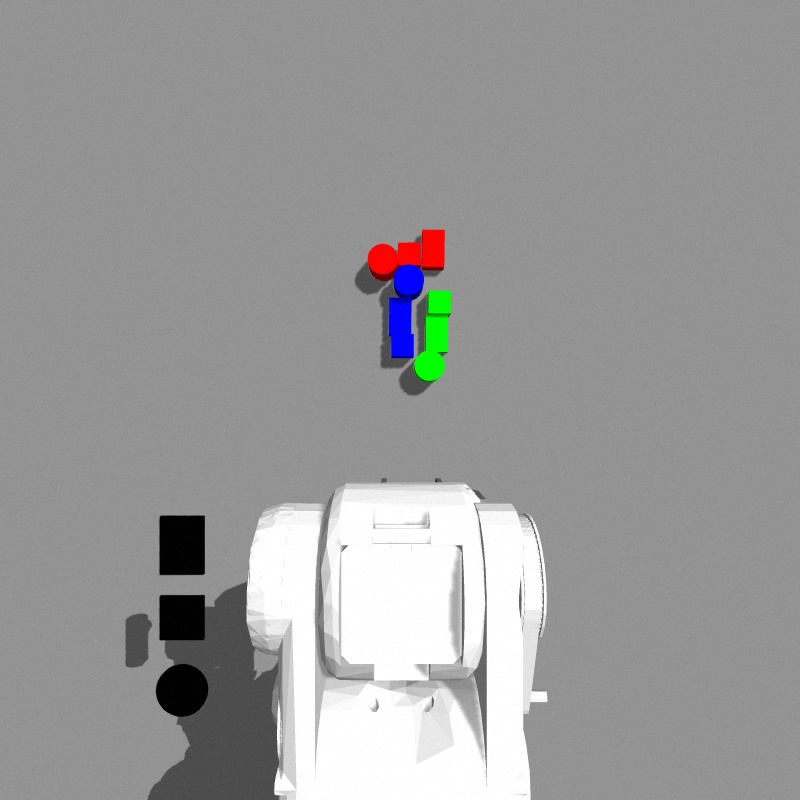
#> input picture probot_demo/image/image_126.jpg, 800 x 800 px, found by its file name
$ python findObject_20.4.1.py   (older library calls are emulated)
#> lines starting #> are read from the running program, lines starting #| are printed output that depends on the picture; after the words box and inside, x2 and y2 are one past the last pixel; in counts of white or black regions, pixels touching at a corner belong together
# -*- coding=utf-8 -*-

import cv2
import numpy as np
import math
import copy
import time


def image_thresh(img):
    """
    将图像二值化，并适当去噪
    """
    ret, thresh = cv2.threshold(img,0,255,cv2.THRESH_BINARY+cv2.THRESH_OTSU)
    # cv2.imshow('thresh', thresh)
    # noise removal
    kernel = np.ones((3,3),np.uint8)
    opening = cv2.morphologyEx(thresh,cv2.MORPH_OPEN,kernel, iterations = 2)
    # cv2.imshow('opening', opening)
    return opening


# [9 lines left out: function get_center, not called in this run]


def tri_point_order(pt1, pt0, pt2):
    vec1 = (pt1[0]-pt0[0], pt1[1]-pt0[1])
    vec2 = (pt2[0]-pt0[0], pt2[1]-pt0[1])
    ans = vec1[0]*vec2[1] - vec1[1]*vec2[0]
    # [6 lines of commented-out code are left out]
    return ans


def calc_distance(pt1, pt2):
    x = pt1[0] - pt2[0]
    y = pt1[1] - pt2[1]
    return math.sqrt(x*x + y*y)


def find_near(contour, a, pts):
    """
    输入一个轮廓，在pts（索引）集合中找到轮廓上离a点（索引）最近的点（索引）
    返回值： pts中离a最近的点（索引）
    """
    this_cnt = tuple(contour[a][0])
    near = -1
    min_dis = float("inf")
    for pt in pts:
        next_cnt = tuple(contour[pt][0])
        distance = calc_distance(this_cnt, next_cnt)
        if distance < min_dis:
            near = pt
            min_dis = distance
    return near


def area_ratio(area1, area2):
    return float(area1) / area2


class findObject:
    """
    一个基于2d轮廓的实例分割
    """
    def __init__(self, image):
        self.img = image  # 原图像
        self.bgr = self.get_BGR_img()  # 得到特定颜色的图像
        self.res_id = 1

    def get_BGR_img(self):
        """
        get b g r color region in image
        """
        img = self.img.copy()
        # Convert BGR to HSV
        hsv = cv2.cvtColor(img, cv2.COLOR_BGR2HSV)
        # define range of BGR color in HSV
        threshold_blue = np.array([[100,43,46], [124,255,255]])
        threshold_green = np.array([[35,43,46], [77,255,255]])
        threshold_red1 = np.array([[0,43,46], [10,255,255]])
        threshold_red2 = np.array([[156,43,46], [180,255,255]])
        # Threshold the HSV image to get only BGR colors
        mask_blue = cv2.inRange(hsv, threshold_blue[0], threshold_blue[1])
        mask_green = cv2.inRange(hsv, threshold_green[0], threshold_green[1])
        mask_red1 = cv2.inRange(hsv, threshold_red1[0], threshold_red1[1])
        mask_red2 = cv2.inRange(hsv, threshold_red2[0], threshold_red2[1])
        mask_red = mask_red1 | mask_red2
        # Bitwise-AND mask and original image
        self.blue = cv2.bitwise_and(img, img, mask=mask_blue)
        self.green = cv2.bitwise_and(img, img, mask=mask_green)
        self.red = cv2.bitwise_and(img, img, mask=mask_red)
        # 返回 bgr 三通道的分量合成的图片
        return np.stack((self.blue[:, :, 0], self.green[:, :, 1], self.red[:, :, 2]), axis=2)

    def draw_contours(self):
        # 绘制轮廓
        res = self.img.copy()  # drawContours 会将轮廓画在输入的图像
        for _, cnts in self.contours.items():
            for i in range(len(cnts)):
                res = cv2.drawContours(res, [cnts[i]], 0, (125, (125+50*i)%255, (125+50*i)%255), 2)
        return res

    def find_contours(self, gray):
        # 二值化
        mask = image_thresh(gray)
        # 查找轮廓
        mask = mask.astype(np.uint8)  # findContours 输入为单通道图像，类型为uint8
        # 在此轮廓不简化，不用 CHAIN_APPROX_SIMPLE
        _, contours, _ = cv2.findContours(mask, cv2.RETR_EXTERNAL, cv2.CHAIN_APPROX_NONE)
        # print('contours', len(contours))
        return contours

    # [8 lines left out: function draw_concave, not called in this run]

    def find_concave(self, contour):
        """
        找轮廓的凹陷之处，返回轮廓索引
        """
        flag = False  # 连续凹陷标志
        step = 1  # 距离阈值，相距多远不能有两个凹点
        idx = []
        order_last = 0
        for i in range(0, len(contour)-5, 2):
            # print(contour[i][0], contour[i+1][0], contour[i+2][0])
            order = tri_point_order(contour[i-3][0], contour[i][0], contour[i+3][0])
            # print('order', order)
            if order < -3:  # 凹陷点
                if flag == False:
                    flag = True
                    idx.append(i)
                    step = 1
                else:
                    if order < order_last: # 更凹的点
                        idx.pop()
                        idx.append(i)
                        step = 1
            elif order > 0:
                step -= 1
                if step <= 0:
                    flag = False
            else:
                step -= 1
            order_last = order
        return idx

    # [11 lines left out: function draw_convex, not called in this run]

    def find_convex(self, contour):
        """
        找到凸边
        """
        hull = cv2.convexHull(contour, clockwise=True, returnPoints=False) # 找到凸包
        # print(hull)
        defects = cv2.convexityDefects(contour, hull)  # 找到凸缺陷
        # print(defects)
        # 找到凹陷的位置
        convex_point = defects[defects[:, :, 3] > 300]  # 凹陷的阈值 P > 400, N < 222
        # print(convex_point)
        # 将 convex_point 排序 方便后面使用
        convex_point = sorted(convex_point, key=lambda point:point[0],reverse=False)
        convex_point = [x.tolist() for x in convex_point]
        return convex_point

    def cut_cnt(self, contour, idx):
        """
        将轮廓按照idx一分为二，返回两条轮廓
        """
        idx.sort() # 排序，从小到大
        cnt1_1 = contour[0:idx[0]]
        cnt1_2 = contour[idx[1]:(len(contour)-1)]
        cnt1 = np.vstack((cnt1_1,cnt1_2))  # 第一条轮廓
        cnt2 = contour[idx[0]:idx[1]]  # 第二条轮廓
        return cnt1, cnt2

    def contour_optimization(self, gray, contours):
        """
        输入: 查找轮廓的灰度图和轮廓
        判断每一条轮廓是否为凸，若是，则不处理；
        否则，将轮廓从凹陷处切开，处理为凸轮廓。
        输出: 轮廓
        """
        # print('contours', len(contours))
        # print(contours)
        cnts = []
        res = self.img.copy()
        res = cv2.drawContours(res, contours, -1, (255, 255, 255), 2)
        for contour in contours:  # 遍历轮廓
            # print('contour', contour)
            # print('contour',contour.shape[0])
            hull = cv2.convexHull(contour)  # 求得凸包轮廓
            # print(hull)
            # 求得轮廓面积和凸包面积的比值，以此来判断是否有挨在一起的物体
            solidity = area_ratio(cv2.contourArea(contour), cv2.contourArea(hull))
            print('solidity', solidity)

            if solidity < 0.92:  # 判断轮廓是否为凸, 轮廓面积与凸包面积之比  P > 0.94, N < 0.9
                idx = self.find_concave(contour)  # 找到凹陷处
                # print('idx', idx)
                # # 画出凹陷点
                # res = self.draw_concave(res, map(lambda i:tuple(contour[i][0]), idx))
                # cv2.imshow('res_{}'.format(self.res_id), res)
                if len(idx) <= 1:  # 只有一个点
                    cnts.append(contour)
                    continue
                elif len(idx) == 2:  # 只有两个凹陷点 则将两个点连接起来将轮廓分为两个
                    cnt1, cnt2 = self.cut_cnt(contour, idx) # 将轮廓从凸缺陷处截为两半
                    cnts.append(cnt1)
                    cnts.append(cnt2)
                    continue
                elif len(idx) > 2:
                    convex_point = self.find_convex(contour)
                    # [6 lines of commented-out code are left out]
                    convex_pts = []
                    for convex in convex_point:
                        convex_temp = []
                        for i in idx:
                            if i > convex[0] and i < convex[1]: # 此凹陷点在此凸边内
                                convex_temp.append(i)
                        convex_pts.append(convex_temp)
                    # print('convex_pts', convex_pts)
                    # print('len(convex_pts)', len(convex_pts))
                    # 找到两点间连起来是一个物体的，然后递归 将轮廓分割
                    cnt_flag = np.zeros(len(contour), dtype=int)
                    cnt_flag[:] = -1
                    # print('len(contour)', len(contour))
                    # print('len(cnt_flag)', len(cnt_flag))
                    # print('cnt_flag', cnt_flag)
                    for i in range(len(convex_pts)):
                        other_convex = copy.copy(convex_pts)
                        other_convex.remove(other_convex[i])
                        other_convex = list(np.concatenate(other_convex))  # flat
                        # print('other_convex', other_convex)
                        for conv in convex_pts[i]:
                            near_idx = find_near(contour, conv, other_convex)
                            print('near_idx', near_idx)
                            cnt_flag[conv] = near_idx
                            if cnt_flag[near_idx] == conv:  # 找到一条轮廓
                                cnt1, cnt2 = self.cut_cnt(contour, [near_idx, conv]) # 将轮廓从凸缺陷处截为两半
                                cnts_t = [cnt1, cnt2]
                                # print('len(cnts_t)', len(cnts_t))
                                for cnt_t in cnts_t:
                                    # 为下一次查找做准备
                                    mask = np.zeros(gray.shape,np.uint8)
                                    # 这里一定要使用参数 -1, 绘制填充的的轮廓
                                    cv2.drawContours(mask,[cnt_t],0,255,-1)
                                    # cv2.imshow('process_gray_{}'.format(res_id), mask)
                                    # cv2.imshow('gray_before{}'.format(res_id), gray)
                                    next_gray = cv2.bitwise_and(gray, gray, mask=mask)
                                    # cv2.imshow('gray_after{}'.format(res_id), gray)
                                    # cv2.imshow('next_gray_{}'.format(res_id), next_gray)
                                    # 查找下一次轮廓
                                    next_contours = self.find_contours(next_gray)
                                    # 优化轮廓
                                    next_cnts = self.contour_optimization(next_gray, next_contours)
                                    # print('len(next_cnts)', len(next_cnts))
                                    for next_cnt in next_cnts:
                                        cnts.append(next_cnt)
                                break
                        else:  # 加此句，跳出双层for循环
                            continue
                        break
            else:
                cnts.append(contour)
        # print('cnts', cnts)
        return cnts

    def contour_approximate(self, draw=True):
        """
        将轮廓近似为规则形状。
        """
        res = self.img.copy()  # drawContours 会将轮廓画在输入的图像
        for color, cnts in self.contours.items():
            self.cnts_approx[color] = []  # 返回的轮廓
            for contour in cnts:  # 遍历轮廓
                # print('contour', contour)
                area = cv2.contourArea(contour)  # 求得轮廓面积
                (x,y),radius = cv2.minEnclosingCircle(contour)
                solidity = area_ratio(area, 3.141592 * radius * radius) # 轮廓面积 / 圆形面积
                print("area/cir_area ", solidity)
                if solidity > 0.7:  # 认为是圆形  # P>0.845  N<0.64
                    center = (int(x),int(y))
                    radius = int(radius)
                    self.cnts_approx[color].append([center, radius])
                    if draw:
                        res = cv2.circle(res, center, radius, (0,255,255), 2)
                else:  # 否则认为是矩形
                    rect = cv2.minAreaRect(contour)
                    # print('rect', rect)
                    box = cv2.boxPoints(rect)
                    box = box.astype(np.int)
                    # print('box', box)
                    solidity = area_ratio(area, cv2.contourArea(box)) # 轮廓面积 / 矩形面积
                    print('area/box_area',solidity)
                    if solidity > 0.85:  # 认为是矩形  # P>0.92  N<?
                        center = (np.mean(box[:, 0]), np.mean(box[:, 1]))
                        self.cnts_approx[color].append([box.tolist(), center, rect[2]])
                        if draw: # 绘制轮廓
                            res = cv2.drawContours(res, [box], -1, (255, 255, 255), 2)

        return res, self.cnts_approx

    def find_object(self, color=['blue', 'green', 'red'], draw=True, optim=True, approx=True):
        """
        输入：
        color：tuple，在那些颜色中寻找物体，(blue, green, red).
        draw: 是否将轮廓画出来，如果是，则返回一个画上轮廓的img，否则返回原图片.
        optim: 是否优化轮廓.
        approx：是否将轮廓优化为矩形和圆形，如果是，那么返回坐标，中心，半径或角度.
        返回值：
        图像，轮廓，物体位置
        """
        # print('color', color)
        # 根据颜色查找轮廓，结果放在contours中
        self.contours = {}
        for c in color:
            if c == 'blue':
                self.contours['blue'] = self.find_contours(self.bgr[:, :, 0])  # 蓝色分量
                if optim: # 优化轮廓
                    self.contours['blue'] = self.contour_optimization(self.bgr[:, :, 0], self.contours['blue'])  # 优化轮廓
            elif c == 'green':
                self.contours['green'] = self.find_contours(self.bgr[:, :, 1])  # 绿色分量
                if optim: # 优化轮廓
                    self.contours['green'] = self.contour_optimization(self.bgr[:, :, 1], self.contours['green'])  # 优化轮廓
            elif c == 'red':
                self.contours['red'] = self.find_contours(self.bgr[:, :, 2])  # 红色分量
                if optim: # 优化轮廓
                    self.contours['red'] = self.contour_optimization(self.bgr[:, :, 2], self.contours['red'])  # 优化轮廓
        # 将轮廓画出来
        res_img = self.img.copy()
        if draw:
            res_img = self.draw_contours()
        # 近似轮廓
        self.cnts_approx = {}
        if approx == True:
            res_img, self.cnts_approx = self.contour_approximate(draw=draw)
        return res_img, self.contours, self.cnts_approx


if __name__ == '__main__':

    img = cv2.imread('image_126.jpg')  # 读入图片
#> img is the input picture: shape (800, 800, 3); mean B, G, R 154.1, 154.1, 154.2
    start = time.time() # 开始时间
    # 定义类
    find_obj = findObject(img)
#> in get_BGR_img, `mask_blue = cv2.inRange(hsv, threshold_blue[0], threshold_blue[1])`:
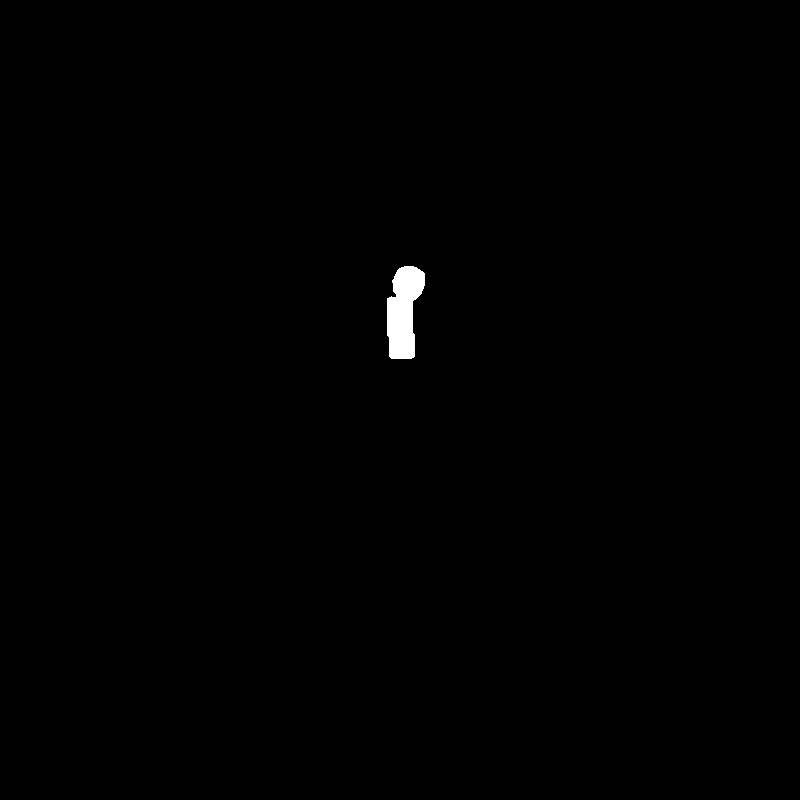
#> mask_blue: shape (800, 800); 0.39% white; 1 white region, box (x1, y1, x2, y2) and area: (387, 266, 425, 359) 2486
#> in get_BGR_img, `mask_red2 = cv2.inRange(hsv, threshold_red2[0], threshold_red2[1])`:
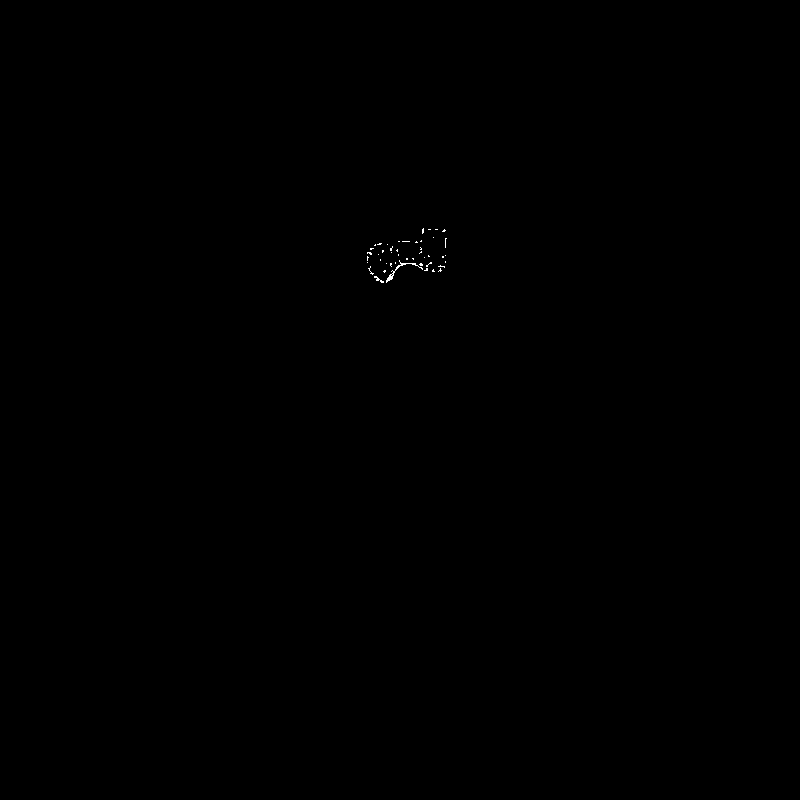
#> mask_red2: shape (800, 800); 0.05% white in thin lines or dots, all inside (x1, y1, x2, y2) = (367, 228, 447, 283)
    # cv2.imshow('find_obj.bgr', find_obj.bgr)

    res_cnt, contours, cnts_approx = find_obj.find_object(color=['blue', 'green', 'red'], draw=True, optim=True, approx=True)
#> the loop in find_object, `for c in color:` made 3 passes
#> after the loop in find_object, `for c in color:`: self.contours = 3 items
#> the loop in draw_contours, `for _, cnts in self.contours.items():` made 3 passes
#> after the loop in draw_contours, `for _, cnts in self.contours.items():`:
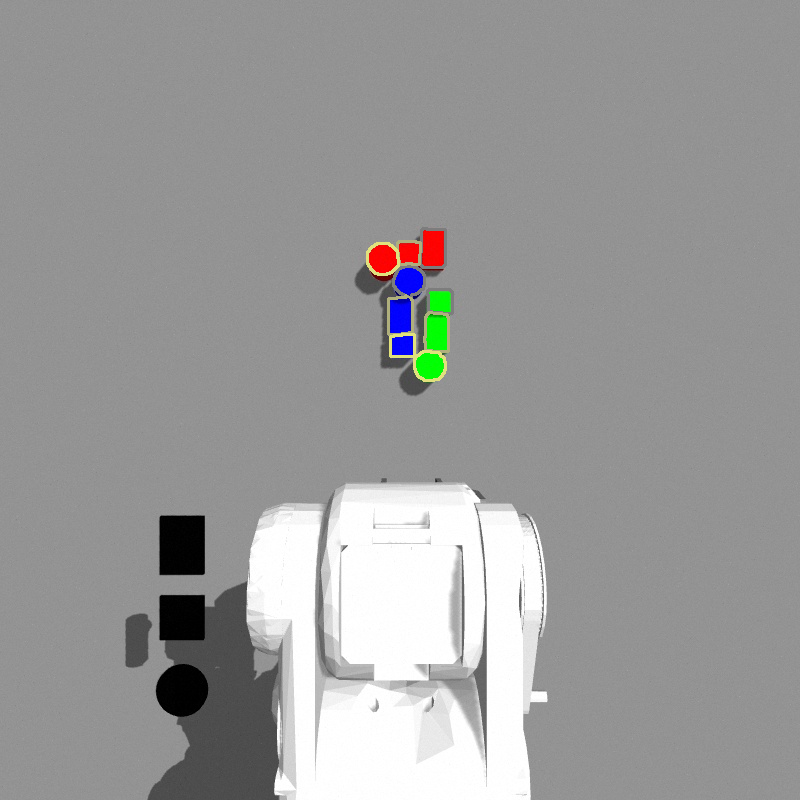
#> res: shape (800, 800, 3); 0.42% of pixels changed, all inside (x1, y1, x2, y2) = (366, 227, 454, 382)
#> the loop in contour_approximate, `for color, cnts in self.contours.items():` made 3 passes
#> color on passes 1 to 3: 'blue', 'green', 'red'
#> (printed output is left out)
#> after the loop in contour_approximate, `for color, cnts in self.contours.items():`:
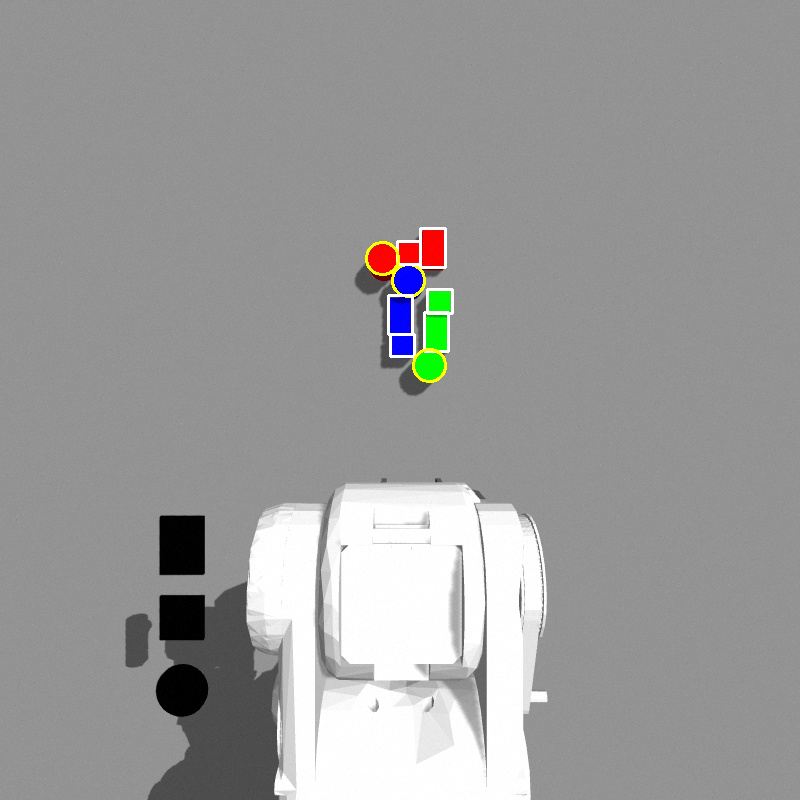
#> res: shape (800, 800, 3); 0.39% of pixels changed, all inside (x1, y1, x2, y2) = (365, 227, 454, 383)
#> contours = 3 items; cnts_approx = 3 items

    # 打印轮廓数目
    for color, cnts in contours.items():
        print(color, 'contours ', len(cnts))
#> this loop made 3 passes
#> (printed output is left out)

    # 打印物体数目
    for color, cnts in cnts_approx.items():
        print(color, len(cnts))

    # 打印物体位置
    for color, cnts in cnts_approx.items():
        for cnt in cnts:
            print(color, cnt[-2])

    end = time.time()
    print('total time: {:.5f}s'.format(end - start))  # 0.050

    # cv2.imshow('bgr', img)
    cv2.imshow('res_cnt', res_cnt)

    cv2.waitKey(0)
